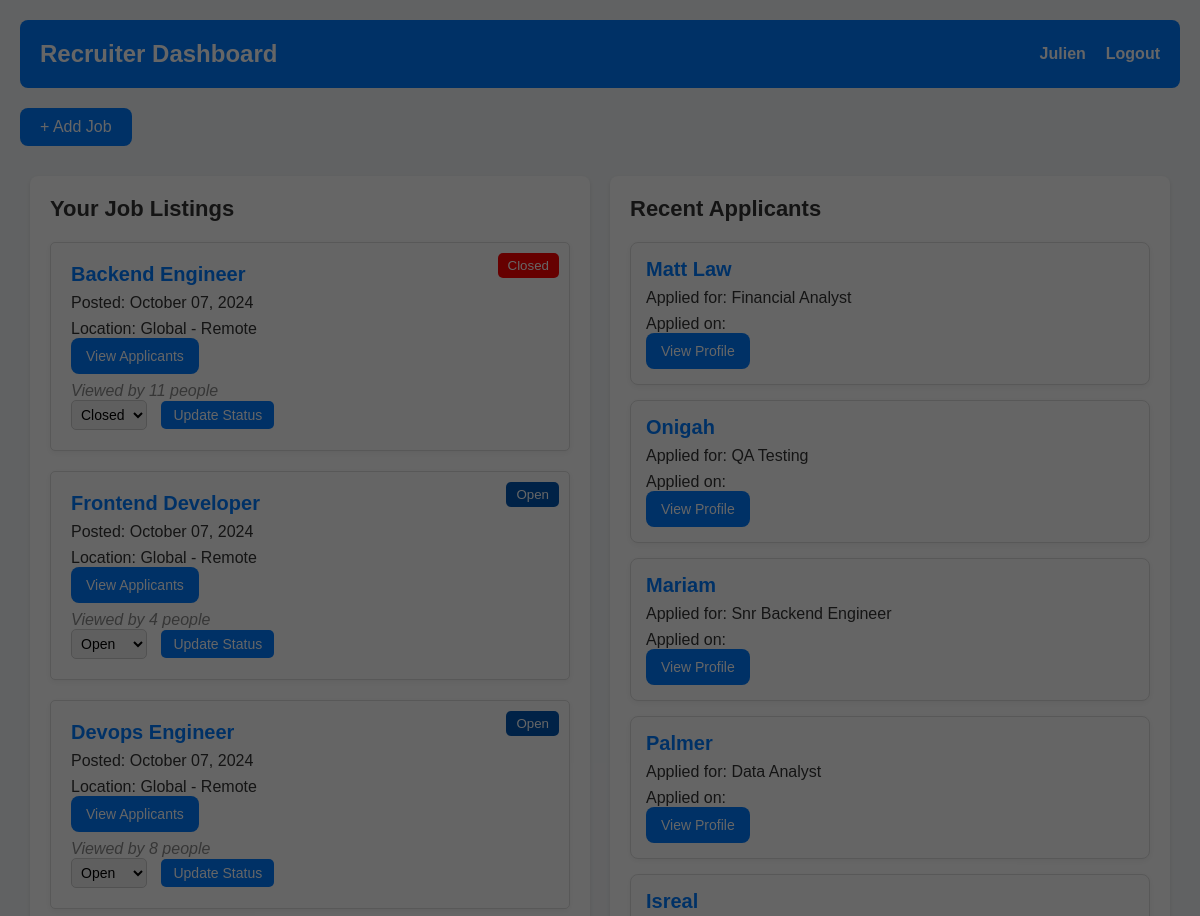
The app's page /recruiter_dashboard/ (signed in, upper part), older data.
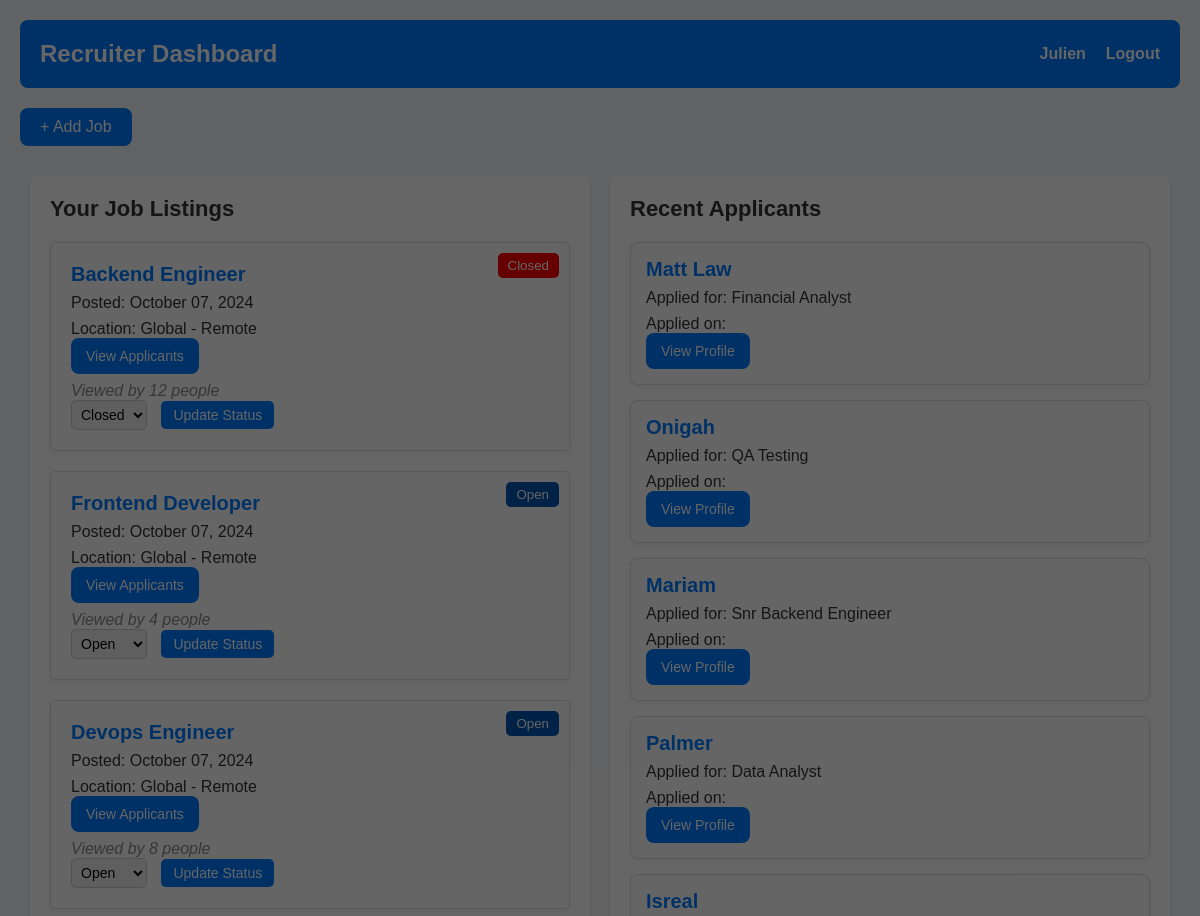
The same page, newer data.
### remote/models.py (models this page shows, shortened)
class Job(models.Model):
    title = models.CharField(max_length=100)
    description = models.TextField()
    location = models.CharField(max_length=30)
    company_name = models.CharField(max_length=100)
    created_at = models.DateTimeField(auto_now_add=True)
    recruiter = models.ForeignKey(Profile, on_delete=models.CASCADE)
    category = models.ForeignKey(Category, on_delete=models.CASCADE, default=1)
    featured = models.BooleanField(default=False)
    views_count = models.IntegerField(default=0)
    apply_url = models.URLField(max_length=255, blank=True, null=True)
    status = models.CharField(
        max_length=10,
        choices=[('open', 'Open'), ('closed', 'Closed')],
        default='open',
    )

### remote/views.py (the view)
# urls.py: path('recruiter_dashboard/', views.recruiter_dashboard, name='recruiter_dashboard'),\
def recruiter_dashboard(request):
    category = Category.objects.all()
    applicants = JobApplication.objects.all()
    applications = JobApplication.objects.all().order_by('-submitted_at')[:5]
    profile = None
    jobs = []
    profile = Profile.objects.get(user=request.user)
    jobs = Job.objects.filter(recruiter=profile)
    if profile.role == 'recruiter':
        context = {
            'category': category,
            'profile': profile,
            'jobs': jobs,
            'applicants': applicants,
            'applications': applications,
        }
        return render(request, 'recruiters.html', context)

### remote/templates/recruiters.html (shortened to what this page needs)
    {% load static %}
<!DOCTYPE html>
<html lang="en">
<head>
    {% load static %}
    <link rel="stylesheet" href="{% static 'css/recruiters.css' %}">
</head>
<body>
    <div class="dashboard-container">
        <header class="dashboard-header">
            <h1>Recruiter Dashboard</h1>
            <nav>
                <ul>
                    <li><a href="{% url 'get_profile' user.profile.id %}">{{ user.username }}</a></li>
                    <li><a href="/logout/">Logout</a></li>
                </ul>
            </nav>
        </header>
        <div class="add-job-container">
            <button id="add-job-btn" class="add-job-btn">+ Add Job</button>
        </div>
        <div class="dashboard-content">
            <section class="job-section">
                <h2>Your Job Listings</h2>
                <div class="job-list">
                    {% if jobs %}
                        {% for job in jobs %}
                            <div class="job-card">
                                <button class="status-btn {{ job.status }}" style="float: right;">
                                    {{ job.get_status_display }}
                                </button>
                                <h3>{{ job.title }}</h3>
                                <p>Posted: {{ job.created_at|date:"F d, Y" }}</p>
                                <p>Location: {{ job.location }}</p>
                                <button class="details-btn" onclick='window.location.href="{% url 'applicants' job.id %}"'>View Applicants</button>
                                <p class="views">Viewed by {{ job.views_count|default:0 }} people</p>
                                <div class="status-form">
                                    <form method="POST" action="{% url 'update_job_status' job.id %}">
                                        <select name="status">
                                            <option value="open" {% if job.status == 'open' %}selected{% endif %}>Open</option>
                                            <option value="closed" {% if job.status == 'closed' %}selected{% endif %}>Closed</option>
                                        </select>
                                        <button type="submit">Update Status</button>
                                    </form>
                                </div>
                            </div>
                        {% endfor %}
                    {% else %}
                        <p>No job listings yet. Post your first job!</p>
                    {% endif %}
                </div>
            </section>
        <section class="applicant-section">
            <h2>Recent Applicants</h2>
            <div class="applicant-list">
                {% for application in applications %}
                <div class="applicant-card">
                    <h3>{{ application.full_name }}</h3>
                    <p>Applied for: {{ application.job.title }}</p>
                    <p>Applied on: {{ application.created_at|date:"F j, Y" }}</p>
                    <a href="{% url 'get_profile' profile.id %}">
                        <button class="details-btn">View Profile</button>
                    </a>
                </div>
                {% empty %}
                <p>No recent applicants found.</p>
                {% endfor %}
            </div>
        </section>
        </div>
        <div id="job-modal" class="modal">
    </div>
</body>

Row changes from the older to the newer data that the page shows:
changed Job "Backend Engineer": views_count "11" → "12"
